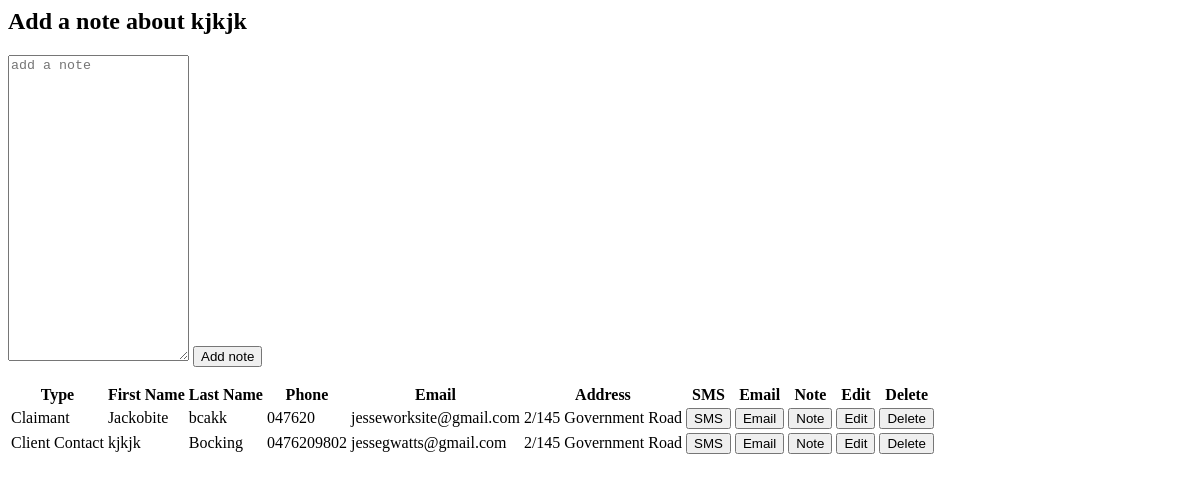
The page /case/contact/note/66 on the database as committed earlier.
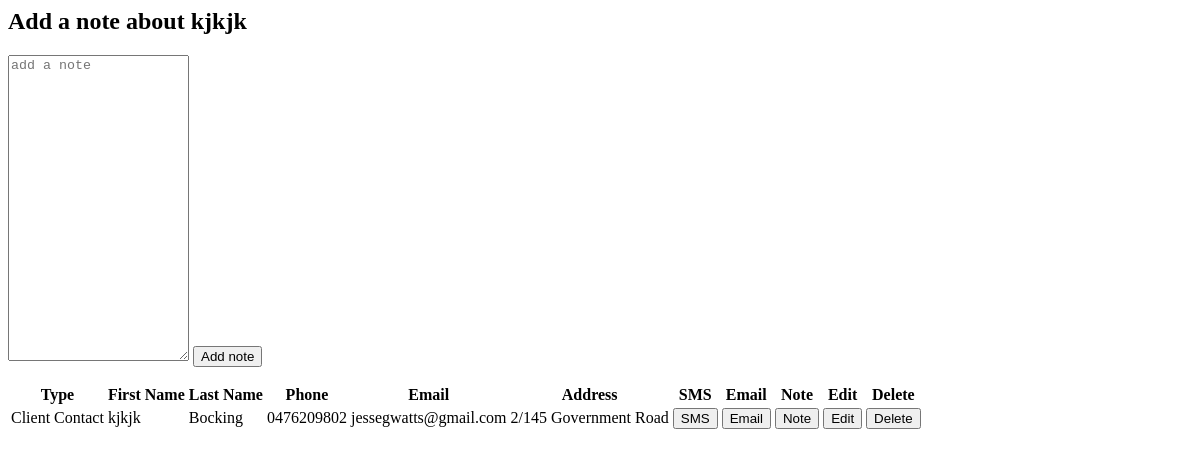
The same page on the database as committed later.
### Case/models.py (models this page shows, shortened)
class Contact(models.Model):
    case = models.ForeignKey(Case, on_delete=models.CASCADE,related_name='contact')
    CONTACT_TYPE_CHOICES = [
    ('Claimant', 'Claimant'),
    ('Insured', 'Insured'),
    ('Employer_Contact', 'Employer Contact'),
    ('Witness', 'Witness'),
    ('Client_Contact', 'Client Contact'),
    ('Other', 'Other'),
    ]
    type = models.CharField(max_length=100, choices=CONTACT_TYPE_CHOICES)
    first_name = models.CharField(max_length=50)
    last_name = models.CharField(max_length=50)
    phone = models.CharField(max_length=15)
    email = models.EmailField(max_length=254)
    address = models.CharField(max_length=255)

### Case/views.py (the view)
# urls.py: path('contact/note/<int:contact_id>', views.contact_note, name="x_contact_div_note"),
def contact_note(request, contact_id):
    contact = get_object_or_404(Contact,id=contact_id)
    case = contact.case
    contacts = Contact.objects.all()
    form = ContactForm()
    if request.method == "POST":
        message = request.POST["note_body"]
        print(f"this is message body: {message}")
        message = f"NOTE regarding {contact.first_name} {contact.last_name}" + message
        print(f"this is message body: {message}")
        note = Note.objects.create(
            contact_id=contact_id,
            note=message,
            created_at = timezone.now()
            )
        context = {'contacts':contacts, 'form':form}
        return render(request, 'x_contact_div_original.html', context)
    else:
        context = {'contact':contact, 'contacts':contacts, 'form':form}
        return render(request, 'x_contact_div_note.html', context)

### Case/templates/x_contact_div_note.html
<div id="all" class="bg-custom-dark-green rounded-lg shadow-lg p-8 w-4/5 flex space-x-5 mx-auto mt-4">
    {% include 'partial_create_note_form.html' %}
    <div class="">
        {% include 'partial_contact_list.html' %}
    </div>
</div>

### Case/templates/partial_create_note_form.html (shortened to what this page needs)
<div class="bg-white p-8 rounded-lg shadow-lg w-1/4 mx-5">
    <h2 class="text-2xl font-bold mb-6">Add a note about {{contact.first_name}} </h2>
    <form
    hx-post="{% url 'x_contact_div_note' contact.id%}"
    hx-target="#all"
    hx-trigger="submit"
    hx-swap="outerHTML"
    >
        <textarea
        id="note-text-area"
        name = "note_body"
        class="form-textarea block w-full mt-5 border-gray-300 rounded-md shadow-sm focus:border-indigo-300 focus:ring focus:ring-indigo-200 focus:ring-opacity-50"
        rows="20"
        placeholder="add a note"
        >{{ email }}</textarea>
        <button type="submit" class="w-full bg-blue-500 text-white py-2 px-4 rounded hover:bg-blue-600 focus:outline-none focus:bg-blue-600">Add note</button>
    </form>
</div>

### Case/templates/partial_contact_list.html
<div id="contact-list" class="mb-5">
    <table class="min-w-full bg-white rounded-lg shadow-md">
        <thead>
            <tr>
                <th class="py-2 px-4 border-b">Type</th>
                <th class="py-2 px-4 border-b">First Name</th>
                <th class="py-2 px-4 border-b">Last Name</th>
                <th class="py-2 px-4 border-b">Phone</th>
                <th class="py-2 px-4 border-b">Email</th>
                <th class="py-2 px-4 border-b">Address</th>
                <th class="py-2 px-4 border-b">SMS</th>
                <th class="py-2 px-4 border-b">Email</th>
                <th class="py-2 px-4 border-b">Note</th>
                <th class="py-2 px-4 border-b">Edit</th>
                <th class="py-2 px-4 border-b">Delete</th>
            </tr>
        </thead>
        <tbody class="mt-5">
            {% for contact in contacts %}
                <tr >
                    <td class="py-2 px-4 border-b">{{ contact.get_type_display }}</td>
                    <td class="py-2 px-4 border-b">{{ contact.first_name }}</td>
                    <td class="py-2 px-4 border-b">{{ contact.last_name }}</td>
                    <td class="py-2 px-4 border-b">{{ contact.phone }}</td>
                    <td class="py-2 px-4 border-b">{{ contact.email }}</td>
                    <td class="py-2 px-4 border-b">{{ contact.address }}</td>
                    <td class="py-2 px-4 border-b">
                        <button
                        hx-target="#all"
                        hx-swap="outerHTML"
                        hx-get="{% url 'x_contact_div_sms' contact.id %}"
                        class="text-custom-green hover:underline focus:outline-none">SMS</button>
                    </td>
                    <td class="py-2 px-4 border-b">
                        <button
                        hx-target="#all"
                        hx-swap="outerHTML"
                        hx-get="{% url 'x_contact_div_email' contact.id %}"
                        class="text-custom-brown hover:underline focus:outline-none">Email</button>
                    </td>
                    <td class="py-2 px-4 border-b">
                        <button
                        hx-target="#all"
                        hx-swap="outerHTML"
                        hx-get="{% url 'x_contact_div_note' contact.id %}"
                        class="text-yellow-500 hover:underline focus:outline-none">Note</button>
                    </td>
                    <td class="py-2 px-4 border-b">
                            <button
                            hx-target="#all"
                            hx-swap="outerHTML"
                            hx-get="{% url 'x_contact_div_update' contact.id %}"
                            class="text-blue-500 hover:underline focus:outline-none">Edit</button>
                    </td>
                    <td>
                    <button
                            hx-target="#all"
                            hx-swap="outerHTML"
                            hx-get="{% url 'x_contact_delete' contact.id %}"
                            class="text-red-500 hover:underline focus:outline-none">Delete</button>
                    </td>
                </tr>
            {% endfor %}
        </tbody>
    </table>
</div>

Rows that differ between the two databases and show on the page:
removed Contact: type "Claimant", first_name "Jackobite", last_name "bcakk", phone "047620", email "jesseworksite@gmail.com", address "2/145 Government Road"
